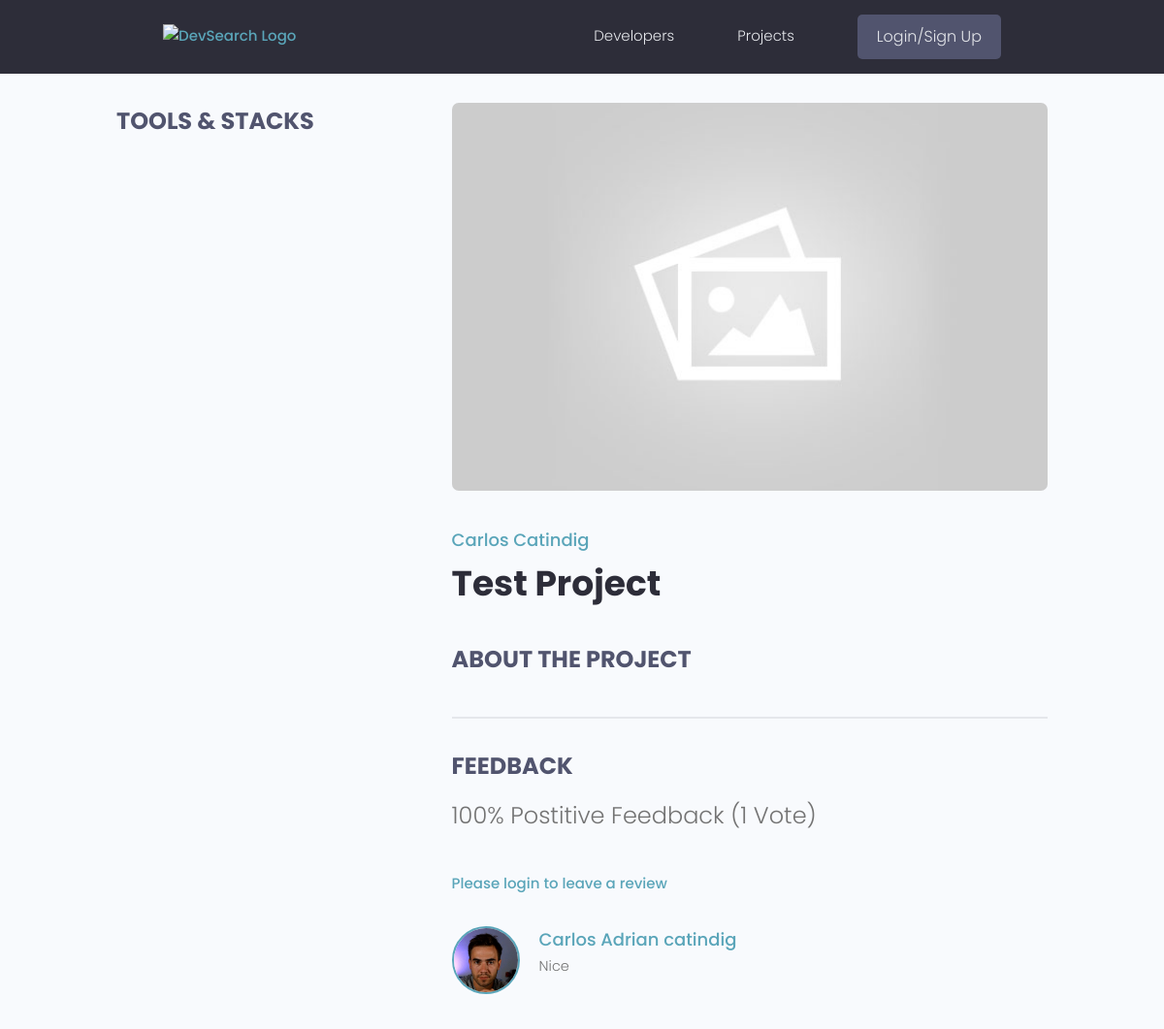
/projects/test-project/, run on the app's committed database.
### projects/models.py (models this page shows, shortened)
class Project(models.Model):
    owner = models.ForeignKey(Profile, null=True, blank=True, on_delete=models.CASCADE)
    title = models.CharField(max_length=255)
    slug = models.SlugField(max_length=255)
    featured_image = models.ImageField(null=True, blank=True, default='default.jpg')
    description = models.TextField(blank=True, null=True)
    demo_link = models.CharField(max_length=2048, null=True, blank=True)
    source_link = models.CharField(max_length=2048, null=True, blank=True)
    tags = models.ManyToManyField('Tag', blank=True)
    vote_ratio = models.IntegerField(default=0, null=True, blank=True)
    vote_total = models.IntegerField(default=0, null=True, blank=True)
    created = models.DateTimeField(auto_now_add=True)
    id = models.UUIDField(default=uuid.uuid4, unique=True, primary_key=True, editable=False)
    class Meta:
        verbose_name_plural = 'Projects'
    @property
    def image_url(self):
        try:
            url = self.featured_image.url
        except:
            url = ''
        return url
    @property
    def reviewers(self):
        queryset = self.review_set.all().values_list('owner__id', flat=True)
        return queryset

class Review(models.Model):
    VOTE_TYPE = (
        ('up', 'Up Vote'),
        ('down', 'Down Vote')
    )
    owner = models.ForeignKey(Profile, null=True, on_delete=models.CASCADE)
    project = models.ForeignKey(Project, on_delete=models.CASCADE)
    value = models.CharField(max_length=255, choices=VOTE_TYPE)
    body = models.TextField(blank=True, null=True)
    created = models.DateTimeField(auto_now_add=True)
    id = models.UUIDField(default=uuid.uuid4, unique=True, primary_key=True, editable=False)
    class Meta:
        unique_together = [['owner', 'project']]
        verbose_name_plural = 'Reviews'

### users/models.py (models this page shows, shortened)
class Profile(models.Model):
    user = models.OneToOneField(User, on_delete=models.CASCADE, null=True, blank=True)
    slug = models.SlugField(null=True, blank=True)
    first_name = models.CharField(max_length=255, null=True, blank=True)
    last_name = models.CharField(max_length=255, null=True, blank=True)
    email = models.EmailField(max_length=320, null=True, blank=True)
    username = models.CharField(max_length=255, null=True, blank=True)
    location = models.CharField(max_length=255, null=True, blank=True)
    short_intro = models.CharField(max_length=255, null=True, blank=True)
    bio = models.TextField(null=True, blank=True)
    profile_image = models.ImageField(null=True, blank=True, upload_to='profiles/', default='profiles/user-default.png')
    social_github = models.CharField(max_length=2048, null=True, blank=True)
    social_twitter = models.CharField(max_length=2048, null=True, blank=True)
    social_linkedin = models.CharField(max_length=2048, null=True, blank=True)
    social_youtube = models.CharField(max_length=2048, null=True, blank=True)
    social_website = models.CharField(max_length=2048, null=True, blank=True)
    created = models.DateTimeField(auto_now_add=True)
    id = models.UUIDField(default=uuid.uuid4, primary_key=True, unique=True, editable=False)
    class Meta:
        verbose_name_plural = 'Profiles'
    def get_absolute_url(self):
        return reverse("user-profile", args=[self.slug])
    @property
    def image_url(self):
        try:
            url = self.profile_image.url
        except:
            url = ''
        return url
    @property
    def get_name(self):
        return f"{self.first_name} {self.last_name}"

### projects/views.py (the view, shortened to what this page needs)
# urls.py: path("<slug:slug>/", views.show_project, name="project-detail"),
def show_project(request, slug):
    project = get_object_or_404(Project, slug=slug)
    form = ReviewForm()
    context = {"project":project, "form":form}
    return render(request, "projects/project_detail.html", context)

### projects/templates/projects/project_detail.html (shortened to what this page needs)
{% extends 'main.html' %}
{% block content %}
<main class="singleProject my-md">
  <div class="container">
    <div class="layout">
      <div class="column column--1of3">
        <h3 class="singleProject__subtitle">Tools & Stacks</h3>
      </div>
      <div class="column column--2of3">
        <img class="singleProject__preview" src="{{ project.image_url }}" alt="portfolio thumbnail" />
        <a href="profile.html" class="singleProject__developer">{{ project.owner.get_name}}</a>
        <h2 class="singleProject__title">{{ project.title }}</h2>
        <h3 class="singleProject__subtitle">About the Project</h3>
        <div class="comments">
          <h3 class="singleProject__subtitle">Feedback</h3>
          <h5 class="project--rating">
            {{project.vote_ratio}}% Postitive Feedback ({{project.vote_total}} Vote{{project.vote_total|pluralize:"s"}})
          </h5>
          {% if request.user.profile.id in project.reviewers %}
          <p>You have already submitted your review for this project</p>
          {% elif project.owner.id == request.user.profile.id %}
          <p>You cannot review your own work</p>
          {% else %}
          <a href="{% url 'login' %}?next={{request.path}}">Please login to leave a review</a>
          {% endif %}
          <div class="commentList">
          {% for review in project.review_set.all %}
            <div class="comment">
              <a href="{{ review.owner.get_absolute_url }}">
                <img class="avatar avatar--md"
                  src="{{ review.owner.image_url }}" alt="user" />
              </a>
              <div class="comment__details">
                <a href="{{ review.owner.get_absolute_url }}" class="comment__author">{{ review.owner.get_name }}</a>
                <p class="comment__info">
                  {{ review.body }}
                </p>
              </div>
            </div>
          {% endfor %}
          </div>
        </div>
      </div>
    </div>
  </div>
</main>
{% endblock content %}

### static/styles/app.css (style rules this page uses)
:root { --color-sub: #2d2d39; }
img { width: 100%; }
.singleProject .column--1of3 { order: 2; }
@media screen and (min-width: 1081px) { .singleProject .column--1of3 { order: 1; } }
@media screen and (min-width: 1081px) { .singleProject .column--2of3 { order: 2; } }
.singleProject__preview { height: 50vh; object-fit: cover; object-position: top center; margin-bottom: 3rem; border-radius: 0.7rem; }
.singleProject__developer { font-size: 1.8rem; font-weight: 500; }
.singleProject__title { font-size: 3.6rem; font-weight: 700; color: var(--color-sub); margin-bottom: 3rem; }
.project--rating { margin-bottom: 1.6em; margin-top: .5em; }
.singleProject__subtitle { text-transform: uppercase; font-size: 2.4rem; font-weight: 700; color: var(--color-sub-light); margin-bottom: 1rem; }
.comments { margin-top: 4rem; padding-top: 3rem; border-top: 2px solid var(--color-light); }
.commentList { margin: 3rem 0; }
.comment { display: flex; gap: 2rem; }
.comment__author { font-size: 1.8rem; }
.comment__info { font-size: 1.45rem; }

### static/uikit/styles/modules/_variables.css (style rules this page uses)
:root { --color-main: #5aa5b9; --color-main-light: #e6faff; --color-sub: #3f4156; --color-sub-light: #51546e; --color-sub-lighter: #ededfd; --color-text: #737373; --color-gray: #8b8b8b; --color-light: #e5e7eb; --color-light-gray: #767676; --color-bg: #f8fafd; --color-white: #fffefd; --color-white-light: #f3f3f3; --color-success: #359e64; --color-success-bg: #def8e8; --color-error: #fc4b0b; --color-error-bg: #fff2ee; --font-base: 'Poppins', arial, helvetica, 'Segoe UI', roboto, ubuntu, sans-serif; --font-monospace: 'Fira Code', 'Courier New', courier, monospace; --font-regular: 300; --font-medium: 500; --font-bold: 700; --generic-shadow: 1px 1px 5px #00000010; --generic-transition: all 0.3s ease-in-out; }

### static/uikit/styles/modules/_base.css (style rules this page uses)
* { margin: 0; padding: 0; box-sizing: border-box; text-rendering: optimizeLegibility; color: inherit; font-size: inherit; }
html { font-size: 50%; }
@media only screen and (min-width: 480px) { html { font-size: 56.25%; } }
@media only screen and (min-width: 1200px) { html { font-size: 62.5%; } }
body { line-height: 1.6; font-weight: 400; font-size: 1.5rem; color: var(--color-text); background-color: var(--color-bg); min-height: 100vh; }

### static/uikit/styles/modules/_typography.css (style rules this page uses)
* { font-family: var(--font-base); }
h2 { font-size: 3.6rem; font-weight: var(--font-bold); }
h3 { font-size: 3.2rem; font-weight: var(--font-medium); }
h5 { font-size: 2.4rem; font-weight: var(--font-medium); }
h5, h6 { font-weight: var(--font-regular); }
p, span, strong { font-size: 1.6rem; color: var(--color-text); font-weight: var(--font-regular); }
a { padding-bottom: 2px; text-decoration: none; display: inline-block; color: var(--color-main); font-weight: var(--font-medium); }

### static/uikit/styles/modules/_utilities.css (style rules this page uses)
.container { width: 92%; max-width: 165rem; margin: 0 auto; box-sizing: border-box; }
@media screen and (min-width: 1000px) { .container { width: 90%; } }
@media screen and (min-width: 1200px) { .container { width: 80%; } }
.my-md { margin: 3rem auto; }

### static/uikit/styles/modules/_avatar.css (style rules this page uses)
.avatar { border-radius: 50%; border: 2px solid var(--color-main); object-fit: cover; }
.avatar--md { height: 7rem; width: 7rem; }

### static/uikit/styles/modules/_layout.css (style rules this page uses)
.layout { display: flex; flex-flow: row wrap; justify-content: space-between; }
.layout > .column { margin-bottom: 3rem; }
.layout > .column.column--1of3 { flex-basis: 30%; }
.layout > .column.column--2of3 { flex-basis: 64%; }

### data on the page
Project: image_url (placeholder picture), owner.get_name "Carlos Catindig", title "Test Project", vote_ratio "100", vote_total "1"
Review: owner.image_url (picture), owner.get_name "Carlos Adrian catindig", body "Nice"
